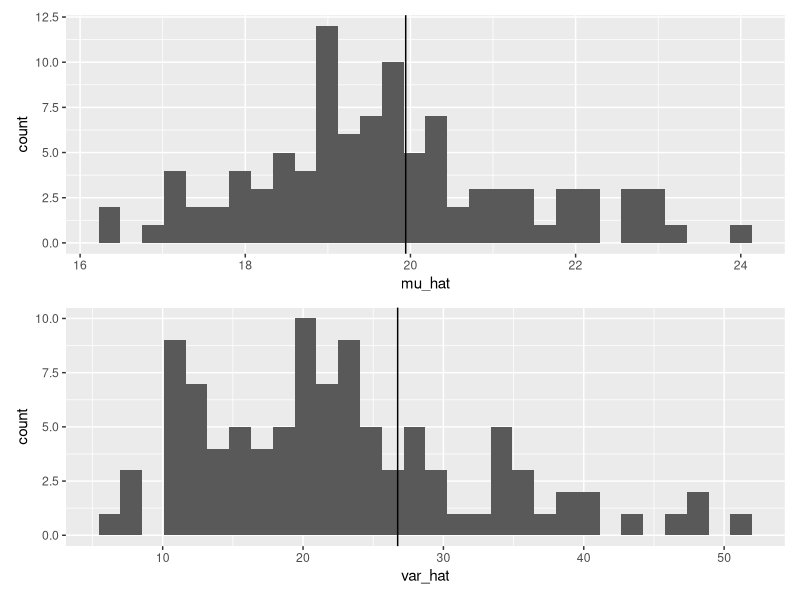
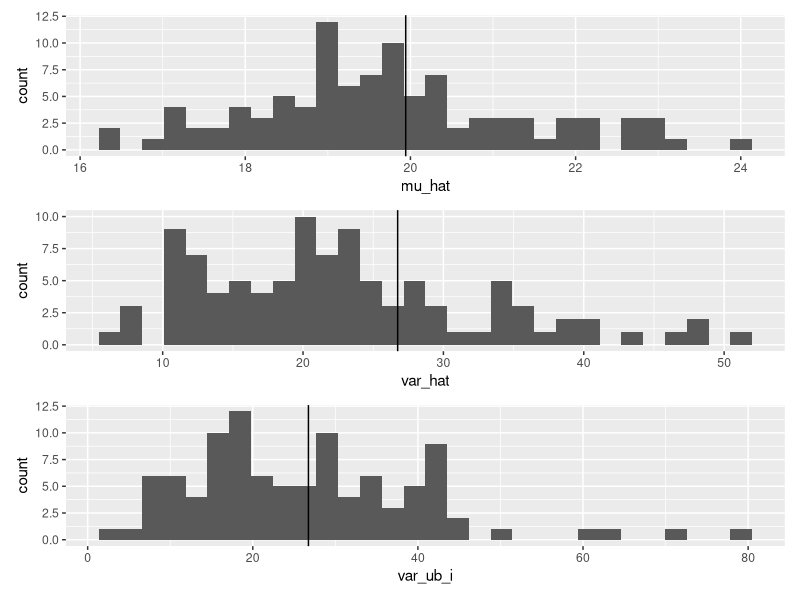

Here is the R script that generated these plots, in order:
# setup
rm(list = ls())

# load package
library(tidyverse)

h <- c(16.9, 20.9, 15.8, 28, 21.6, 15.9, 22.4, 23.7, 22.9, 18.5)

df_h1 <- tibble(plant_id = 1:10,
                height = h,
                unit = "cm") %>% 
  mutate(mean_h = mean(h),
         var_h = sum((h-mean_h)^2)/nrow(.)) # dor refer a data frame
df_h1

# samples from same population
h <- c(27.6, 21.9, 16.9, 8.9, 25.6, 19.8, 19.9, 24.7, 24.1, 23)
df_h2 <- tibble(plant_id = 11:20, # a vector from 11 to 20 by 1
                height = h,
                unit = "cm") %>% 
  mutate(mu_height = mean(height),
         var_height = sum((height - mu_height)^2) / nrow(.))
print(df_h2)


# Sampling ----------------------------------------------
# load csv data on R
#include 1000 individuals
(df_h0 <- read_csv("data_raw/data_plant_height.csv"))

#true mean and true variance
mu<- mean(df_h0$height)
sigma2 <- sum((df_h0$height - mu)^2)/nrow(df_h0)

#random sampling
(df_i <- df_h0 %>% 
  sample_n(10))

# getting 100 sets of 10 samples
##estimate mean for each 10
mu_i <- NULL
var_i <- NULL
for (i in 1:100) {
  df_i <- df_h0 %>% sample_n(10)
  mu_i[i] <- mean(df_i$height)
  var_i[i] <- sum((df_i$height - mean(df_i$height))^2) / nrow(df_i)
}


#install.packages("patchwork") # install only once
library(patchwork)

df_sample <- tibble(mu_hat = mu_i, var_hat = var_i)

# histogram for mean
g_mu <- df_sample %>% 
  ggplot(aes(x = mu_hat)) +
  geom_histogram() +
  geom_vline(xintercept = mu)

# histogram for variance
g_var <- df_sample %>% 
  ggplot(aes(x = var_hat)) +
  geom_histogram() +
  geom_vline(xintercept = sigma2)

# layout vertically
# possible only if "patchwork" is loaded
g_mu / g_var

#unbiased estimate
mu_i <- var_i <- var_ub_i <- NULL 

for (i in 1:100) {
  df_i <- df_h0 %>% sample_n(size = 10) 
  mu_i[i] <- mean(df_i$height)
  var_i[i] <- sum((df_i$height - mean(df_i$height))^2) / nrow(df_i) 
  var_ub_i[i] <- var(df_i$height)
}

# histogram for the unbiased 
g_ubi <- df_sample %>% 
  ggplot(aes(x = var_ub_i)) +
  geom_histogram() +
  geom_vline(xintercept = sigma2)

g_mu / g_var / g_ubi


#END 
